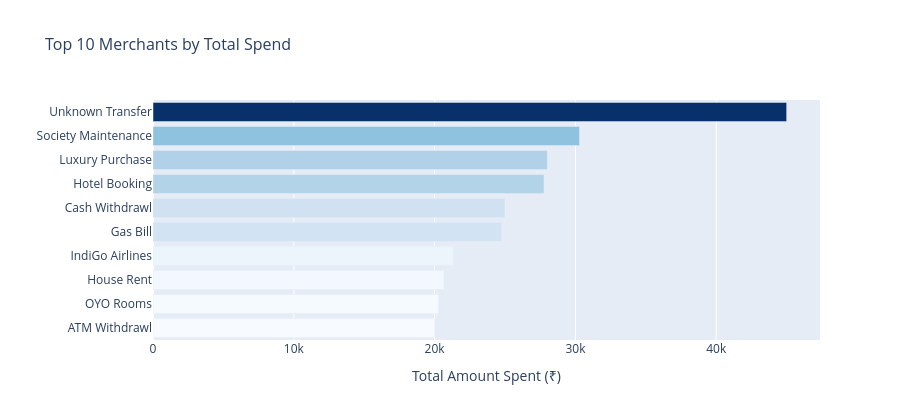

Notebook code for this chart:
### Markdown cell above
### Chart 4 - Top 10 Merchants (Horizontal Bar)

### Code cell
top_merchants = (df.groupby('Description')['Amount']
                   .sum()
                   .sort_values(ascending=False)
                   .head(10)
                   .reset_index())
top_merchants.columns = ['Merchant','Total Spent']

fig4 = px.bar(
    top_merchants.sort_values('Total Spent'),
    x           = 'Total Spent',
    y           = 'Merchant',
    orientation = 'h',
    title       = 'Top 10 Merchants by Total Spend',
    color       = 'Total Spent',
    color_continuous_scale = 'Blues',
    labels      = {'Total Spent':'Total Spent (₹)'},
)
fig4.update_traces(
    hovertemplate = '%{y}₹%{x:,.0f}',
)
fig4.update_layout(
    height          = 420,
    title_font_size = 16,
    coloraxis_showscale = False,
    xaxis_title     = 'Total Amount Spent (₹)',
    yaxis_title     = '',
)
fig4.show()

print("Top 5 merchants:")
print(top_merchants.head().to_string(index=False))

### Figure 1 — Plotly figure (JSON) as saved in the notebook; plotly's stock layout.template omitted (floating-point values rounded to 4 significant figures)
{"data": [{"hovertemplate": "%{y}₹%{x:,.0f}", "legendgroup": "", "marker": {"color": [20000.0, 20290.0, 20670.0, 21330.0, 24750.0, 25000.0, 27770.0, 28000.0, 30290.0, 45000.0], "coloraxis": "coloraxis", "pattern": {"shape": ""}}, "name": "", "orientation": "h", "showlegend": false, "textposition": "auto", "type": "bar", "x": [20000.0, 20290.0, 20670.0, 21330.0, 24750.0, 25000.0, 27770.0, 28000.0, 30290.0, 45000.0], "xaxis": "x", "y": ["ATM Withdrawl", "OYO Rooms", "House Rent", "IndiGo Airlines", "Gas Bill", "Cash Withdrawl", "Hotel Booking", "Luxury Purchase", "Society Maintenance", "Unknown Transfer"], "yaxis": "y"}], "layout": {"barmode": "relative", "coloraxis": {"colorbar": {"title": {"text": "Total Spent (₹)"}}, "colorscale": [[0, "rgb(247,251,255)"], [0.125, "rgb(222,235,247)"], [0.25, "rgb(198,219,239)"], [0.375, "rgb(158,202,225)"], [0.5, "rgb(107,174,214)"], [0.625, "rgb(66,146,198)"], [0.75, "rgb(33,113,181)"], [0.875, "rgb(8,81,156)"], [1, "rgb(8,48,107)"]], "showscale": false}, "height": 420, "legend": {"tracegroupgap": 0}, "title": {"font": {"size": 16}, "text": "Top 10 Merchants by Total Spend"}, "xaxis": {"anchor": "y", "domain": [0, 1], "title": {"text": "Total Amount Spent (₹)"}}, "yaxis": {"anchor": "x", "domain": [0, 1], "title": {"text": ""}}}}
